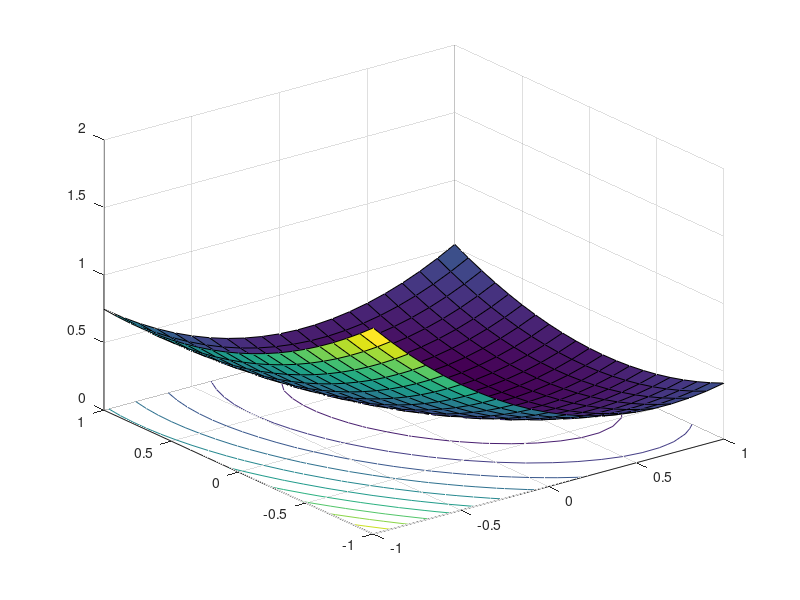

The MATLAB source for this figure: (Note: this script raises an error after producing the figure.)
clear all
close all
%%
D = [2 1]/3;
v = 0.5;
lambda = 0.4;
gamma = 0.4;

%%
f = @(s0,s1) 0.5*(v-(D(1)*s0+D(2)*s1)).^2 + lambda*0.5*(s0.^2+s1.^2);

figure(1)

s0 = -1:.1:1;
s1 = -1:.1:1;
[S0,S1] = meshgrid(s0,s1);
F = f(S0,S1);
hf = surfc(s0,s1,F);
hf(1).FaceAlpha = 0.25;
%hf(1).FaceColor = 'green';
hf(1).EdgeAlpha = 0.25;
hf(1).EdgeColor = 'interp';
hf(2).LineWidth = 1;
%hf(2).LevelStep = 0.1;


%[az,el] = view;
%view(az+90,el)
ax = gca;
gca.YDir = 'reverse';


xlabel('s_1')
ylabel('s_0')

hold on

%

s = [0, -0.75].';
x(1,1) = s(1);
x(2,1) = s(2);

t = s-gamma*(D'*(D*s-v)+s);

x(1,2) = t(1);
x(2,2) = t(2);
%
hp = quiver(x(1,1),x(2,1),x(1,2)-x(1,1),x(2,2)-x(2,1));
hp.Marker = 'o';
hp.ShowArrowHead = 'on';
hp.MaxHeadSize = 120;
%hp.MarkerSize = 6;
%hp.MarkerEdgeColor = 'r';
%hp.MarkerFaceColor = 'r';
hp.Color = 'r';
hp.LineWidth = 2;
%hp.LineStyle = ':';

hp.Parent.FontSize = 18;
hp.Parent.LineWidth = 1;

zlabel('f(x)')

hold off


%%
f = @(s0,s1) 0.5*(v-(D(1)*s0+D(2)*s1)).^2 + lambda*(abs(s0)+abs(s1));

figure(2)

s0 = -1:.1:1;
s1 = -1:.1:1;
[S0,S1] = meshgrid(s0,s1);
F = f(S0,S1);
hf = surfc(s0,s1,F);
hf(1).FaceAlpha = 0.25;
%hf(1).FaceColor = 'green';
hf(1).EdgeAlpha = 0.25;
hf(1).EdgeColor = 'interp';
hf(2).LineWidth = 1;
%hf(2).LevelStep = 0.1;


%[az,el] = view;
%view(az+90,el)
ax = gca;
gca.YDir = 'reverse';

xlabel('s_1')
ylabel('s_0')

hold on


%

s = [0, -0.75].';
x(1,1) = s(1);
x(2,1) = s(2);

f = @(y) 0.5*(v-D*y).^2 + lambda*norm(y,1);
g = @(x,y) f(y)+(1/(2*gamma))*norm(y-x,2)^2;

t = fminsearch(@(y) g(s,y),s);

x(1,2) = t(1);
x(2,2) = t(2);
%
hp = quiver(x(1,1),x(2,1),x(1,2)-x(1,1),x(2,2)-x(2,1));
hp.Marker = 'o';
hp.ShowArrowHead = 'on';
hp.MaxHeadSize = 120;
%hp.MarkerSize = 6;
%hp.MarkerEdgeColor = 'r';
%hp.MarkerFaceColor = 'r';
hp.Color = 'r';
hp.LineWidth = 2;
%hp.LineStyle = ':';

hp.Parent.FontSize = 18;
hp.Parent.LineWidth = 1;

zlabel('f(s)')

hold off
